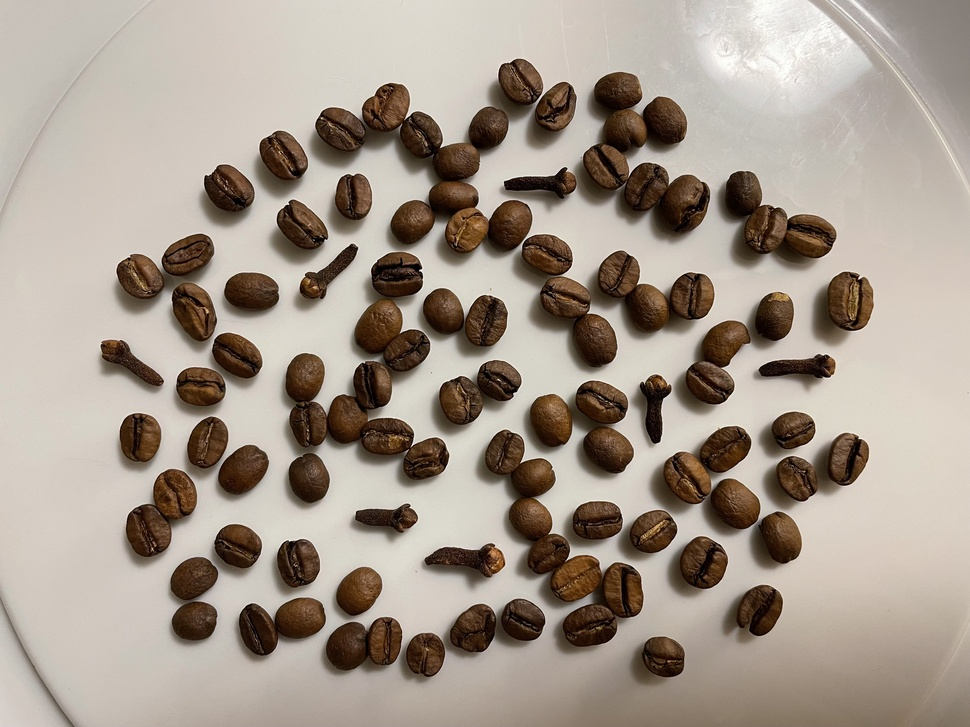
#> input picture coffeebeans.jpg, 970 x 727 px, shrunk from 4032 x 3024 before the run
$ python eksam2022.py   (older library calls are emulated)
#> lines starting #> are read from the running program, lines starting #| are printed output that depends on the picture; after the words box and inside, x2 and y2 are one past the last pixel; in counts of white or black regions, pixels touching at a corner belong together
# Import librarys
import skimage
import matplotlib.pyplot as plt
import matplotlib.patches as mpatches
import numpy as np
import scipy

# Get image
coffeebeans_image = skimage.io.imread('coffeebeans.jpg')
#> coffeebeans_image is the input picture: shape (727, 970, 3); mean R, G, B 164.1, 152.2, 140.3
plt.imshow(coffeebeans_image)
plt.title('Original Image')
plt.show()


#Brown has a red ratio much higher then shadows/gray therefor i am thresholding based on the red ratio
def remove_based_on_red(image, fraction=0.45):
#> called with fraction = 0.45
    shape = np.shape(image)
    temp_image = image
    for i in range(shape[0]):
        for j in range(shape[1]):
            if (int(image[i][j][0])+int(image[i][j][1])+int(image[i][j][2])) == 0:
                continue
            elif (int(image[i][j][0]) / (int(image[i][j][0])+int(image[i][j][1])+int(image[i][j][2]))) < fraction:
                temp_image[i][j][0] = 255
                temp_image[i][j][1] = 255
                temp_image[i][j][2] = 255
    return temp_image


no_background_coffee = remove_based_on_red(coffeebeans_image)

plt.imshow(no_background_coffee)
plt.title('No shadows Image Masked')
plt.show()


def masked_image(image):
    shape = np.shape(image)
    temp_image = skimage.color.rgb2gray(image)
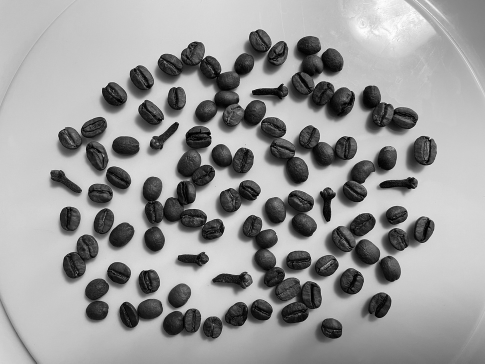
#> temp_image: shape (727, 970) float64 (shown at 1/2 size); min 0, max 0.999, mean 0.603
    thres_image = skimage.filters.threshold_otsu(temp_image)
#> thres_image = 0.49
    binary_image = temp_image > thres_image
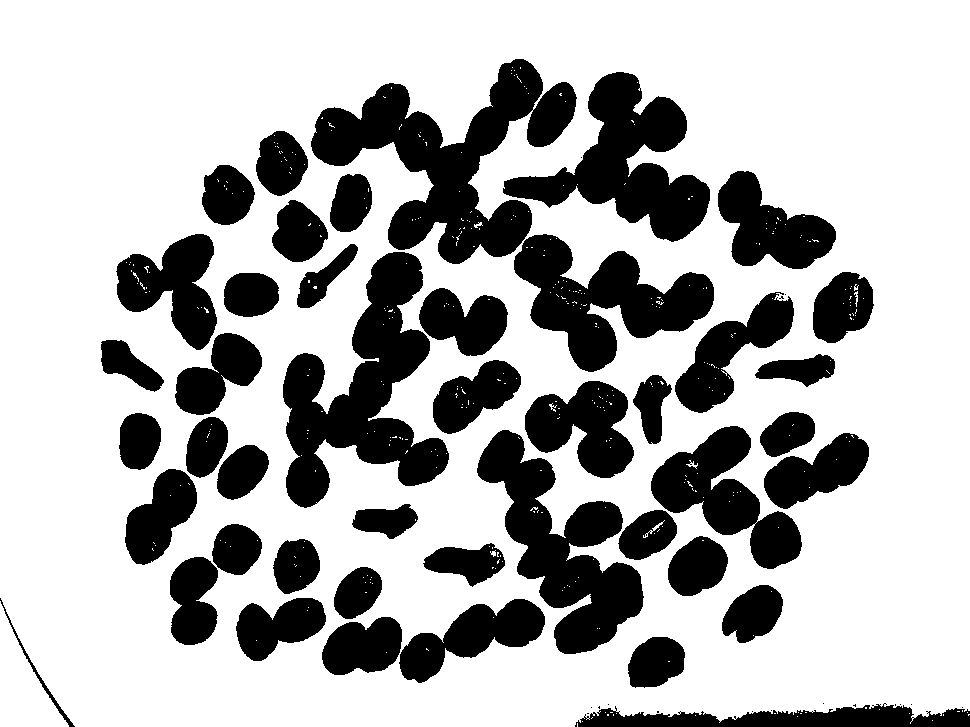
#> binary_image: shape (727, 970) bool; 70.8% white; 60 black regions (16 under 20 px), largest, box (x1, y1, x2, y2) and area: (311, 59, 577, 264) 21488, (283, 252, 449, 508) 18691, (477, 430, 644, 654) 15395
    for i in range(shape[0]):
        for j in range(shape[1]):
            if binary_image[i][j] == 1:
                image[i][j][0] = 255
                image[i][j][1] = 255
                image[i][j][2] = 255
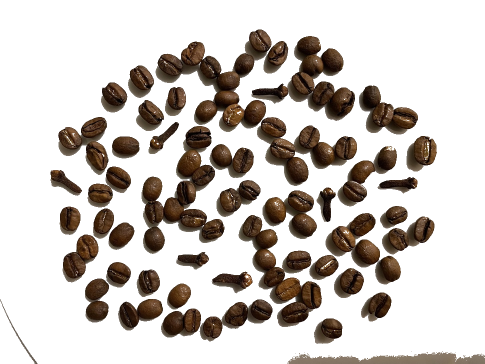
#> image: shape (727, 970, 3) (shown at 1/2 size); mean R, G, B 202.4, 196.2, 191.2
    return image

coffeebeans_image_1 = skimage.io.imread('coffeebeans.jpg')
masked_coffee = masked_image(coffeebeans_image_1)

plt.imshow(masked_coffee)
plt.title('Image Masked')
plt.show()

no_background_coffee_grey = skimage.color.rgb2gray(no_background_coffee)
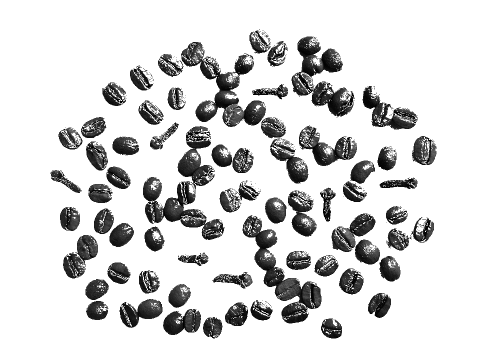
#> no_background_coffee_grey: shape (727, 970) float64 (shown at 1/2 size); min 0, max 1, mean 0.845
no_background_coffee_thres_image = skimage.filters.threshold_otsu(no_background_coffee_grey)
#> no_background_coffee_thres_image = 0.576
binary_image_no_background_coffee = no_background_coffee_grey > no_background_coffee_thres_image
#> binary_image_no_background_coffee: shape (727, 970) bool; 81.5% white; 348 black regions (282 under 20 px), largest, box (x1, y1, x2, y2) and area: (286, 252, 449, 480) 11843, (362, 84, 532, 254) 9920, (485, 430, 643, 647) 9915

plt.imshow(binary_image_no_background_coffee, cmap=plt.cm.gray)
plt.title('binary Image Masked')
plt.show()


distance = scipy.ndimage.distance_transform_edt(binary_image_no_background_coffee)
local_maxi = skimage.feature.peak_local_max(distance, min_distance=50, indices=False,
                                            footprint=np.ones((3, 3)), labels=binary_image_no_background_coffee)
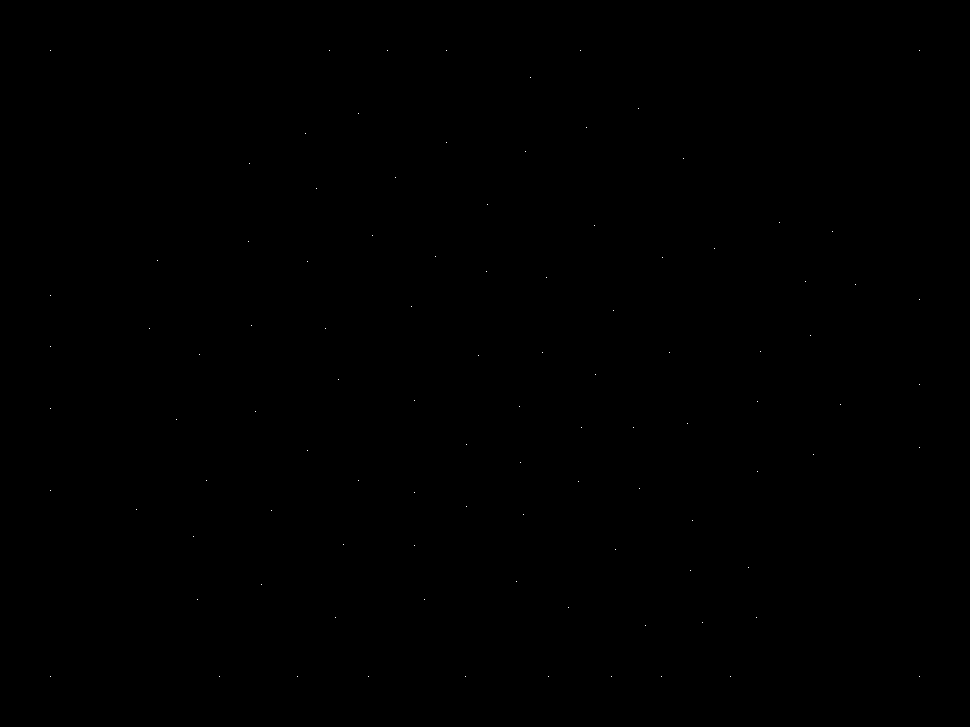
#> local_maxi: shape (727, 970) bool; 0.01% white in thin lines or dots, all inside (x1, y1, x2, y2) = (50, 50, 920, 677)
markers = scipy.ndimage.label(local_maxi)[0]
#> markers: shape (727, 970) int32; 102 distinct labels, from 0 to 101
labels = skimage.segmentation.watershed(-distance, markers, mask=binary_image_no_background_coffee)
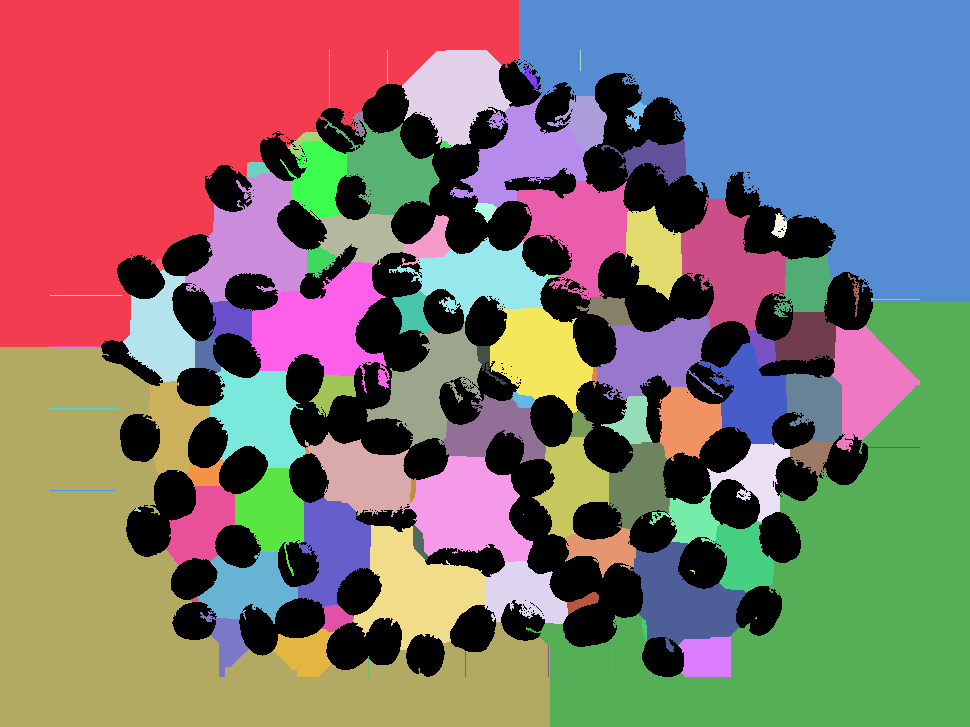
#> labels: shape (727, 970) int32; 102 distinct labels, from 0 to 101; one colour per label, 0 black

handle = {}
# Create objects from the Non stop
properties = skimage.measure.regionprops(labels)
#> properties = 101 regions; largest, box (x1, y1, x2, y2) and area: (0, 0, 519, 347) 96104, (0, 347, 550, 727) 84948, (516, 0, 970, 302) 84932, (526, 301, 970, 727) 79489, (250, 262, 390, 393) 9404

# Create and plot squares that separate Non stop, broken Non stop and m&m
fig, ax = plt.subplots(figsize=(10, 6))
ax.imshow(no_background_coffee)

for prop in properties:

    minr, minc, maxr, maxc = prop.bbox
    bx = (minc, maxc, maxc, minc, minc)
    by = (minr, minr, maxr, maxr, minr)
    ax.plot(bx, by, '-b', linewidth=2.5)
#> this loop made 101 passes
#> (minr, minc, maxr, maxc, bx, by) on passes 1 to 6: (0, 0, 347, 519, (0, 519, 519, 0, 0), (0, 0, 347, 347, 0)), (50, 329, 108, 330, (329, 330, 330, 329, 329), (50, 50, 108, 108, 50)), (50, 387, 84, 388, (387, 388, 388, 387, 387), (50, 50, 84, 84, 50)), (50, 402, 147, 512, (402, 512, 512, 402, 402), (50, 50, 147, 147, 50)), (50, 580, 71, 581, (580, 581, 581, 580, 580), (50, 50, 71, 71, 50)), (0, 516, 302, 970, (516, 970, 970, 516, 516), (0, 0, 302, 302, 0))

ax.set_axis_off()
plt.tight_layout()
plt.title('Image with seperated non-stop and m&m')
plt.show()
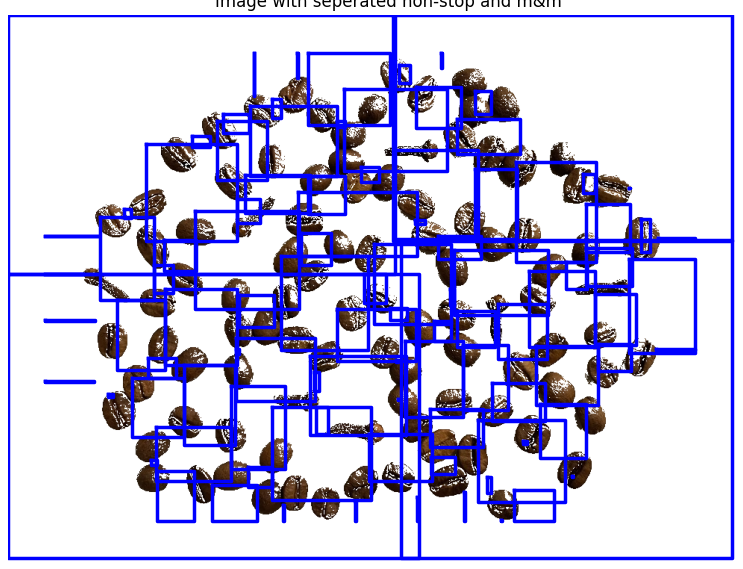
#> figure drawn by matplotlib, 1 panel

$ run again, with gingerbreads.jpg copied over coffeebeans.jpg
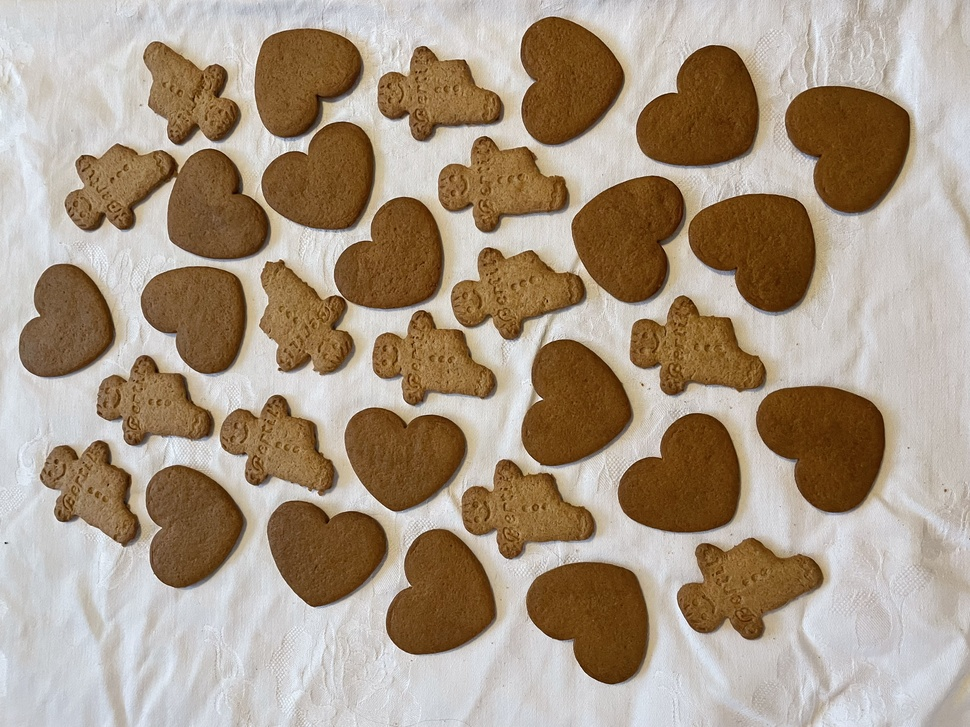
#> input picture gingerbreads.jpg, 970 x 727 px, shrunk from 4032 x 3024 before the run
#> coffeebeans_image is the input picture: shape (727, 970, 3); mean R, G, B 168.5, 151.6, 132.6
#> thres_image = 0.553
#> binary_image: shape (727, 970) bool; 60% white; 73 black regions (43 under 20 px), largest, box (x1, y1, x2, y2) and area: (259, 197, 445, 375) 15988, (65, 143, 271, 261) 14560, (756, 386, 886, 514) 12096
#> binary_image_no_background_coffee: shape (727, 970) bool; 66.3% white; 557 black regions (480 under 20 px), largest, box (x1, y1, x2, y2) and area: (757, 386, 885, 512) 11700, (786, 86, 910, 212) 11358, (688, 194, 816, 312) 10797
#> local_maxi: shape (727, 970) bool; 0.01% white in thin lines or dots, all inside (x1, y1, x2, y2) = (50, 50, 920, 677)
#> markers: shape (727, 970) int32; 100 distinct labels, from 0 to 99
#> `labels = skimage.segmentation.watershed(-distance, markers, mask=binar..`:
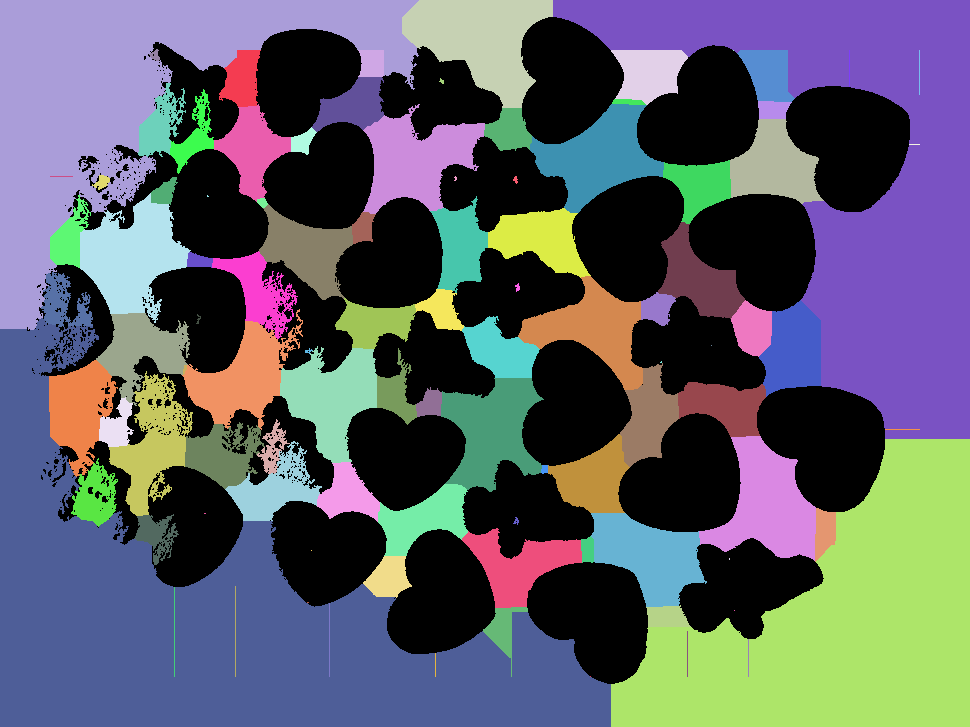
#> labels: shape (727, 970) int32; 100 distinct labels, from 0 to 99; one colour per label, 0 black
#> properties = 99 regions; largest, box (x1, y1, x2, y2) and area: (0, 318, 611, 727) 96271, (553, 0, 970, 439) 68014, (611, 439, 970, 727) 59026, (0, 0, 419, 330) 48928, (402, 0, 553, 108) 9443
#> the loop `for prop in properties: ` made 99 passes
#> (minr, minc, maxr, maxc, bx, by) on passes 1 to 6: (50, 219, 107, 261, (219, 261, 261, 219, 219), (50, 50, 107, 107, 50)), (50, 358, 77, 384, (358, 384, 384, 358, 358), (50, 50, 77, 77, 50)), (0, 402, 108, 553, (402, 553, 553, 402, 402), (0, 0, 108, 108, 0)), (50, 611, 105, 688, (611, 688, 688, 611, 611), (50, 50, 105, 105, 50)), (50, 733, 51, 734, (733, 734, 734, 733, 733), (50, 50, 51, 51, 50)), (50, 737, 102, 795, (737, 795, 795, 737, 737), (50, 50, 102, 102, 50))
#> `plt.show()`:
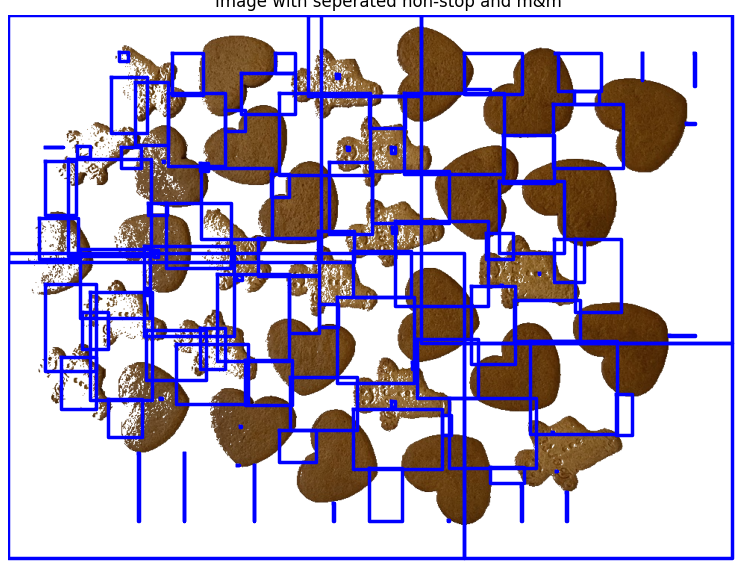
#> figure drawn by matplotlib, 1 panel

$ run again, with soccerteam.jpg copied over coffeebeans.jpg
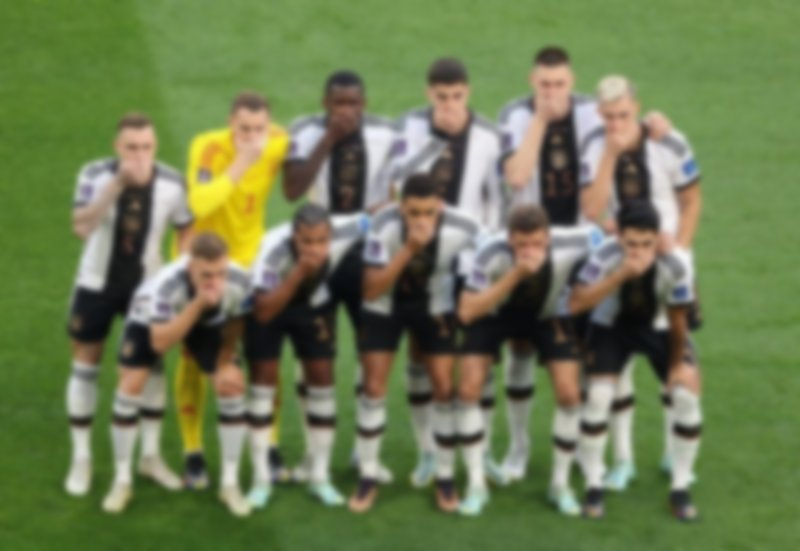
#> input picture soccerteam.jpg, 800 x 551 px
#> coffeebeans_image is the input picture: shape (551, 800, 3); mean R, G, B 109.7, 122.6, 81.7
#> thres_image = 0.416
#> binary_image: shape (551, 800) bool; 64.8% white; 106 black regions (53 under 20 px), largest, box (x1, y1, x2, y2) and area: (0, 70, 707, 551) 132756, (507, 108, 588, 238) 4940, (614, 125, 659, 237) 3135
#> no_background_coffee_thres_image = 0.68
#> binary_image_no_background_coffee: shape (551, 800) bool; 96.7% white; 70 black regions (36 under 20 px), largest, box (x1, y1, x2, y2) and area: (156, 302, 212, 448) 2560, (255, 229, 325, 324) 1919, (178, 206, 236, 256) 1131
#> local_maxi: shape (551, 800) bool; 0.01% white in thin lines or dots, all inside (x1, y1, x2, y2) = (50, 50, 750, 501)
#> markers: shape (551, 800) int32; 45 distinct labels, from 0 to 44
#> `labels = skimage.segmentation.watershed(-distance, markers, mask=binar..`:
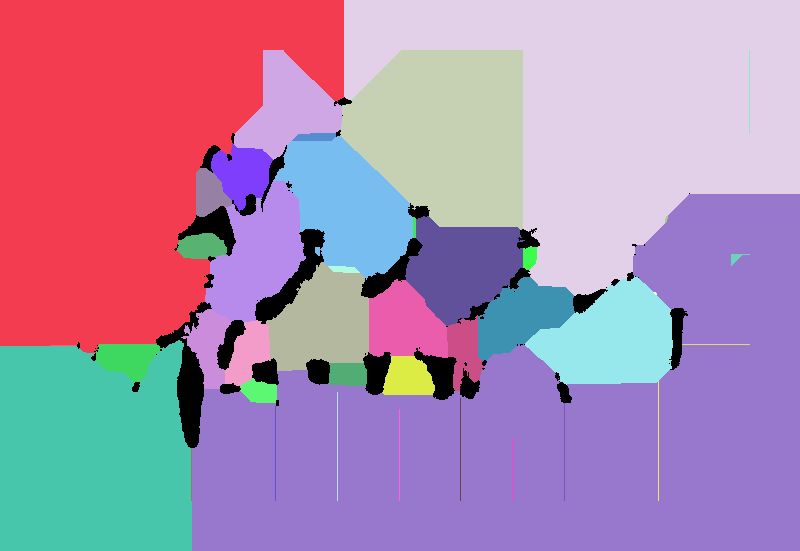
#> labels: shape (551, 800) int32; 45 distinct labels, from 0 to 44; one colour per label, 0 black
#> properties = 44 regions; largest, box (x1, y1, x2, y2) and area: (192, 194, 800, 551) 126165, (0, 0, 344, 353) 82143, (344, 0, 800, 296) 75489, (0, 340, 192, 551) 36437, (340, 50, 523, 230) 25989
#> the loop `for prop in properties: ` made 44 passes
#> (minr, minc, maxr, maxc, bx, by) on passes 1 to 6: (0, 0, 353, 344, (0, 344, 344, 0, 0), (0, 0, 353, 353, 0)), (50, 234, 160, 342, (234, 342, 342, 234, 234), (50, 50, 160, 160, 50)), (50, 340, 230, 523, (340, 523, 523, 340, 340), (50, 50, 230, 230, 50)), (0, 344, 296, 800, (344, 800, 800, 344, 344), (0, 0, 296, 296, 0)), (50, 749, 134, 750, (749, 750, 750, 749, 749), (50, 50, 134, 134, 50)), (133, 292, 141, 336, (292, 336, 336, 292, 292), (133, 133, 141, 141, 133))
#> `plt.show()`:
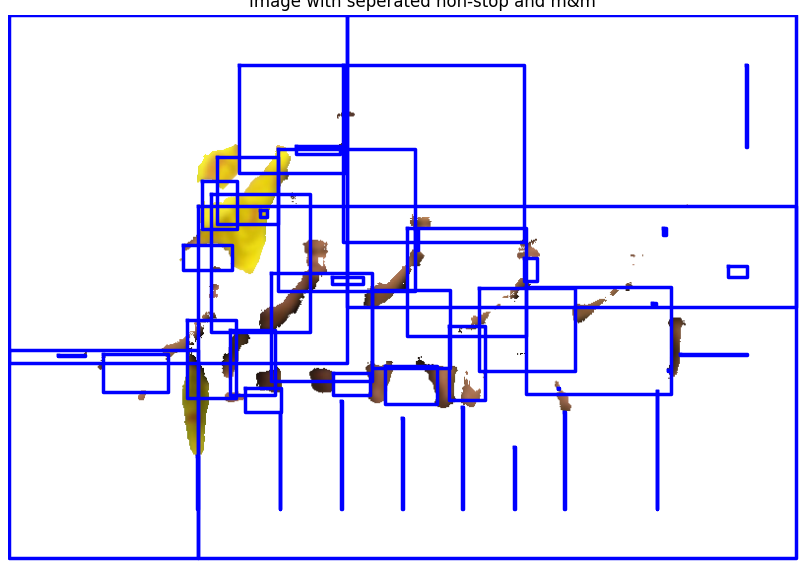
#> figure drawn by matplotlib, 1 panel
